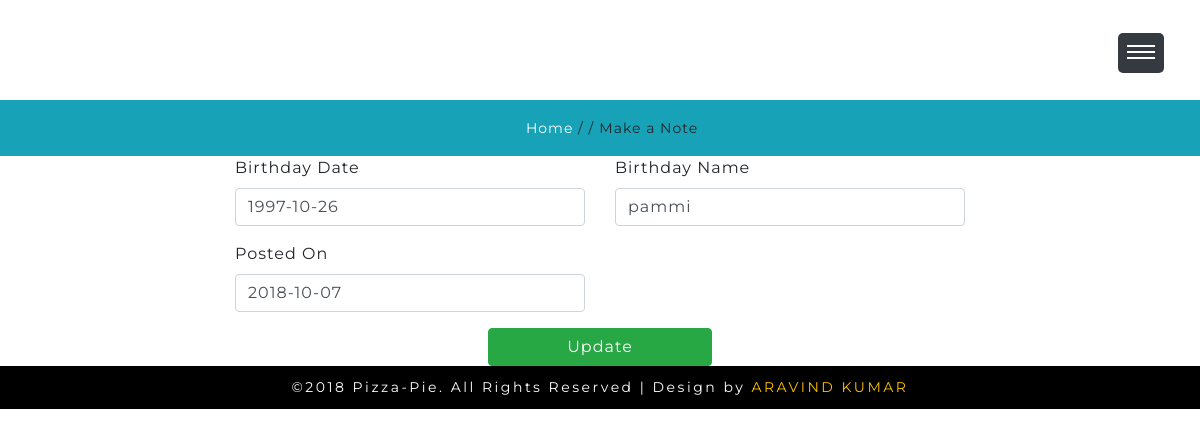
The page /birthday.php?uid=8 (signed in) on the database its author committed.
### tables this page shows
CREATE TABLE IF NOT EXISTS `birthday` (
  `bid` int(11) NOT NULL AUTO_INCREMENT,
  `cid` int(11) NOT NULL,
  `uid` int(11) NOT NULL,
  `bdate` date NOT NULL,
  `bname` varchar(30) NOT NULL,
  `bstatus` varchar(30) NOT NULL,
  `postedon` date NOT NULL,
  PRIMARY KEY (`bid`),
  KEY `cid` (`cid`,`uid`),
  KEY `uid` (`uid`)
);

### birthday.php (the view, shortened to what this page needs)
<!DOCTYPE html>
<html lang="zxx">
   <head>
      <link href="css/bootstrap.min.css" rel="stylesheet" type="text/css" media="all">
      <link href="css/fontawesome-all.min.css" rel="stylesheet" type="text/css" media="all">
      <link href="css/style.css" rel='stylesheet' type='text/css' media="all">
   </head>
      <div class="header-main" id="home">
         <div class="header-outs">
            <div class="header-bar">
               <h1><a href="homepage.php">Notedownme</a></h1>
            </div>
             <div class="menu">
               <a href="" id="menuToggle"> <span class="navClosed"></span> </a>
            </div>
         </div>
      </div>
      <div class="inner_page-banner">
      </div>
      <div class="using-border py-3">
         <div class="inner_breadcrumb  ml-4">
            <ul class="short_ls">
               <li>
                  <a href="homepage.php">Home</a>
                  <span>/ /</span>
               </li>
               <li>Make a Note</li>
            </ul>
         </div>
      </div>
<?php include "connection.php";
   $id=$_GET['uid'];
   $query=mysqli_query($con,"SELECT * from birthday where uid='$id'")or die(mysqli_error($con));
   $row=mysqli_fetch_array($query);
?>
<div class="container">
   <div class="row">
    <div class="col-md-2"></div>
    <div class="col-md-8">
    <form action="" method="POST">
      <div class="row">
         <div class="col-md-6 form-group">
            <label>Birthday Date</label>
            <input type="text" name="bdate" class="form-control" placeholder="Enter Birthday Date" value="<?php echo $row['bdate']; ?>">
         </div>
         <div class="col-md-6 form-group">
            <label>Birthday Name</label>
            <input type="text" name="bname" class="form-control" placeholder="Enter Birthday With" value="<?php echo $row['bname']; ?>">
         </div>
      </div>
        <div class="row">
            <div class="col-md-6 form-group">
            <label>Posted On</label>
            <input type="text" name="postedon" class="form-control" placeholder="Enter your Contact Number" value="<?php echo $row['postedon']; ?>">
         </div>
      </div>
         <div class="row">
         <div class="col-md-4"></div>
         <div class="col-md-4">
            <input type="submit" name="submit" class="btn btn-success btn-block" value="Update">
         </div>
      </div>
      </form>
    </div>
   </div>
   </div>
      <footer>
         <p>©2018 Pizza-Pie. All Rights Reserved | Design by <a href="http://www.W3Layouts.com" target="_blank">ARAVIND KUMAR</a></p>
      </footer>
   </body>
</html>

### css/style.css (style rules this page uses)
html, body { padding: 0; margin: 0; background: #fff; letter-spacing: 1px; font-family: 'Montserrat', sans-serif; }
body a { outline: none; transition: 0.5s all; -webkit-transition: 0.5s all; -moz-transition: 0.5s all; -o-transition: 0.5s all; -ms-transition: 0.5s all; text-decoration: none; }
input[type="button"], input[type="submit"] { transition: 0.5s all; -webkit-transition: 0.5s all; -moz-transition: 0.5s all; -o-transition: 0.5s all; -ms-transition: 0.5s all; letter-spacing: 1px; font-family: 'Montserrat', sans-serif; }
select,input[type="email"],input[type="text"],input[type=password], input[type="button"],input[type="submit"],textarea { font-family: 'Montserrat', sans-serif; transition:0.5s all; -webkit-transition:0.5s all; -moz-transition:0.5s all; -o-transition:0.5s all; -ms-transition:0.5s all; letter-spacing: 1px; }
h1, h2, h3, h4, h5, h6 { margin: 0; padding: 0; font-family: 'Montserrat', sans-serif; letter-spacing: 1px; }
p { margin: 0; padding: 0; letter-spacing: 1px; font-family: 'Montserrat', sans-serif; }
ul { margin: 0; padding: 0; list-style-type: none; }
.header-main { position: relative; }
.header-outs { position: absolute; z-index: 99; left:2%; top:22px; }
.header-bar h1 a { color: #fff; font-size: 45px; letter-spacing: 3px; text-transform: uppercase; font-weight: 400; font-family: 'Shadows Into Light', cursive; }
#menuToggle { background:#343a40; display: block; position: fixed; height: 40px; right:3%; top: 33px; width: 46px; z-index:9999; border-radius: 5px; }
#menuToggle span { background: white; display: block; height:6%; left: 20%; position: absolute; top: 45%; width: 60%; }
#menuToggle span:before, #menuToggle span:after { background: white; content: ''; display: block; height: 100%; position: absolute; top: -250%; -moz-transform: rotate(0deg); -ms-transform: rotate(0deg); -webkit-transform: rotate(0deg); transform: rotate(0deg); width: 100%; }
#menuToggle span:after { top: 250%; }
#menuToggle .navClosed { -moz-transition: background 0.1s linear; -o-transition: background 0.1s linear; -webkit-transition: background 0.1s linear; transition: background 0.1s linear; }
#menuToggle .navClosed:before, #menuToggle .navClosed:after { -moz-transition: top 0.2s linear 0.1s, -moz-transform 0.2s linear 0.1s; -o-transition: top 0.2s linear 0.1s, -o-transform 0.2s linear 0.1s; -webkit-transition: top 0.2s linear, -webkit-transform 0.2s linear; -webkit-transition-delay: 0.1s, 0.1s; transition: top 0.2s linear 0.1s, transform 0.2s linear 0.1s; }
.inner_page-banner { text-align: center; background: url(../images/i3.jpg) no-repeat center; background-size: cover; -webkit-background-size: cover; -moz-background-size: cover; -o-background-size: cover; -ms-background-size: cover; min-height: 100px; }
ul.short_ls li a { color: #ffffff; text-decoration: none; }
ul.short_ls li { list-style: none; display: inline-block; letter-spacing: 1px; font-size: 14px; }
.using-border { width: 100%; border: none; background:#17a2b8; text-align: center; }
a { color: #fff; text-decoration: none; }
footer { background:#000; }
footer p { padding: 0.8em 0; text-align: center; font-size: 14px; color: #fff; letter-spacing: 2.5px; }
footer p a { color:#ffbf00; }
@media (max-width:1440px) { .header-bar h1 a { font-size: 41px; letter-spacing: 2px; } }

### rows shown on the page
birthday: bdate "1997-10-26", bname "pammi", postedon "2018-10-07"
